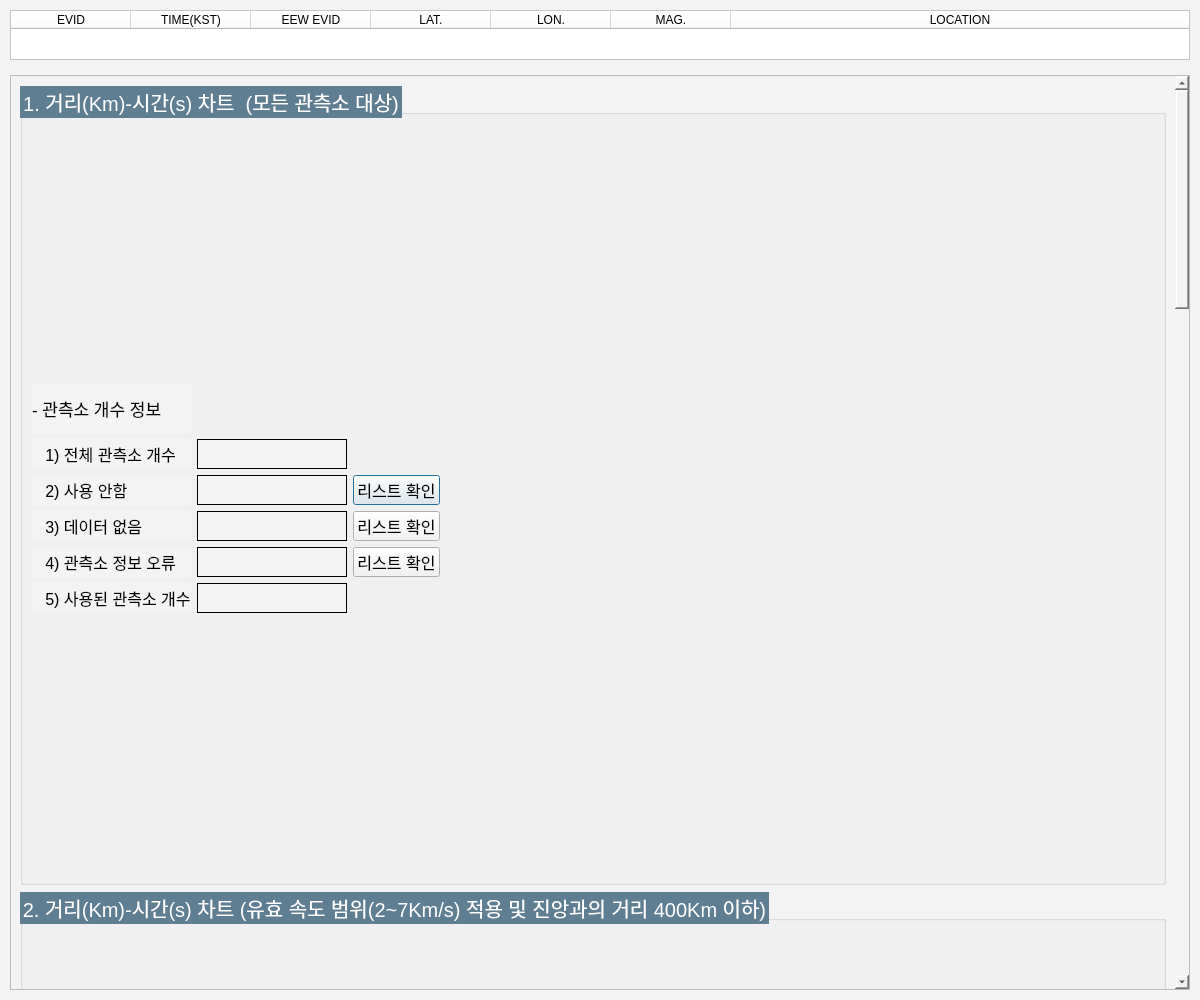
<?xml version="1.0" encoding="UTF-8"?>
<ui version="4.0">
 <class>FILTERSTA</class>
 <widget class="QDialog" name="FILTERSTA">
  <property name="geometry">
   <rect>
    <x>0</x>
    <y>0</y>
    <width>1200</width>
    <height>1000</height>
   </rect>
  </property>
  <property name="windowTitle">
   <string>RTICOM2 OVP - 관측소 필터 과정</string>
  </property>
  <property name="styleSheet">
   <string notr="true">background-color: rgb(243, 243, 243);</string>
  </property>
  <layout class="QVBoxLayout" name="verticalLayout">
   <property name="spacing">
    <number>5</number>
   </property>
   <property name="leftMargin">
    <number>10</number>
   </property>
   <property name="topMargin">
    <number>10</number>
   </property>
   <property name="rightMargin">
    <number>10</number>
   </property>
   <property name="bottomMargin">
    <number>10</number>
   </property>
   <item>
    <widget class="QTableWidget" name="eqInfoTB">
     <property name="sizePolicy">
      <sizepolicy hsizetype="Expanding" vsizetype="Fixed">
       <horstretch>0</horstretch>
       <verstretch>0</verstretch>
      </sizepolicy>
     </property>
     <property name="minimumSize">
      <size>
       <width>0</width>
       <height>0</height>
      </size>
     </property>
     <property name="maximumSize">
      <size>
       <width>16777215</width>
       <height>50</height>
      </size>
     </property>
     <property name="styleSheet">
      <string notr="true">background-color: rgb(255, 255, 255);</string>
     </property>
     <property name="verticalScrollBarPolicy">
      <enum>Qt::ScrollBarAlwaysOff</enum>
     </property>
     <property name="horizontalScrollBarPolicy">
      <enum>Qt::ScrollBarAlwaysOff</enum>
     </property>
     <property name="rowCount">
      <number>0</number>
     </property>
     <attribute name="horizontalHeaderDefaultSectionSize">
      <number>120</number>
     </attribute>
     <attribute name="horizontalHeaderStretchLastSection">
      <bool>true</bool>
     </attribute>
     <attribute name="verticalHeaderVisible">
      <bool>false</bool>
     </attribute>
     <attribute name="verticalHeaderStretchLastSection">
      <bool>true</bool>
     </attribute>
     <column>
      <property name="text">
       <string>EVID</string>
      </property>
     </column>
     <column>
      <property name="text">
       <string>TIME(KST)</string>
      </property>
     </column>
     <column>
      <property name="text">
       <string>EEW EVID</string>
      </property>
     </column>
     <column>
      <property name="text">
       <string>LAT.</string>
      </property>
     </column>
     <column>
      <property name="text">
       <string>LON.</string>
      </property>
     </column>
     <column>
      <property name="text">
       <string>MAG.</string>
      </property>
     </column>
     <column>
      <property name="text">
       <string>LOCATION</string>
      </property>
     </column>
    </widget>
   </item>
   <item>
    <spacer name="verticalSpacer">
     <property name="orientation">
      <enum>Qt::Vertical</enum>
     </property>
     <property name="sizeType">
      <enum>QSizePolicy::Fixed</enum>
     </property>
     <property name="sizeHint" stdset="0">
      <size>
       <width>20</width>
       <height>10</height>
      </size>
     </property>
    </spacer>
   </item>
   <item>
    <widget class="QScrollArea" name="scrollArea">
     <property name="verticalScrollBarPolicy">
      <enum>Qt::ScrollBarAlwaysOn</enum>
     </property>
     <property name="widgetResizable">
      <bool>true</bool>
     </property>
     <widget class="QWidget" name="scrollAreaWidgetContents">
      <property name="geometry">
       <rect>
        <x>0</x>
        <y>0</y>
        <width>1164</width>
        <height>3686</height>
       </rect>
      </property>
      <layout class="QVBoxLayout" name="verticalLayout_2">
       <item>
        <widget class="QGroupBox" name="eqGraph1GB">
         <property name="minimumSize">
          <size>
           <width>0</width>
           <height>800</height>
          </size>
         </property>
         <property name="font">
          <font>
           <pointsize>15</pointsize>
           <weight>50</weight>
           <bold>false</bold>
          </font>
         </property>
         <property name="styleSheet">
          <string notr="true">QGroupBox::title
{
	background-color: rgb(96, 126, 146);
	color: rgb(255, 255, 255);
}</string>
         </property>
         <property name="title">
          <string>1. 거리(Km)-시간(s) 차트  (모든 관측소 대상)</string>
         </property>
         <layout class="QVBoxLayout" name="verticalLayout_4">
          <item>
           <layout class="QGridLayout" name="eqStaInfo1LO">
            <item row="2" column="1">
             <widget class="QLabel" name="notUsedLB">
              <property name="minimumSize">
               <size>
                <width>150</width>
                <height>0</height>
               </size>
              </property>
              <property name="maximumSize">
               <size>
                <width>16777215</width>
                <height>30</height>
               </size>
              </property>
              <property name="font">
               <font>
                <pointsize>12</pointsize>
               </font>
              </property>
              <property name="frameShape">
               <enum>QFrame::Box</enum>
              </property>
              <property name="text">
               <string/>
              </property>
              <property name="alignment">
               <set>Qt::AlignCenter</set>
              </property>
             </widget>
            </item>
            <item row="5" column="1">
             <widget class="QLabel" name="used1LB">
              <property name="minimumSize">
               <size>
                <width>150</width>
                <height>0</height>
               </size>
              </property>
              <property name="maximumSize">
               <size>
                <width>16777215</width>
                <height>30</height>
               </size>
              </property>
              <property name="font">
               <font>
                <pointsize>12</pointsize>
                <weight>75</weight>
                <bold>true</bold>
               </font>
              </property>
              <property name="frameShape">
               <enum>QFrame::Box</enum>
              </property>
              <property name="text">
               <string/>
              </property>
              <property name="alignment">
               <set>Qt::AlignCenter</set>
              </property>
             </widget>
            </item>
            <item row="2" column="0">
             <widget class="QLabel" name="label_3">
              <property name="font">
               <font>
                <pointsize>12</pointsize>
               </font>
              </property>
              <property name="text">
               <string>   2) 사용 안함</string>
              </property>
             </widget>
            </item>
            <item row="2" column="3">
             <spacer name="horizontalSpacer">
              <property name="orientation">
               <enum>Qt::Horizontal</enum>
              </property>
              <property name="sizeHint" stdset="0">
               <size>
                <width>40</width>
                <height>20</height>
               </size>
              </property>
             </spacer>
            </item>
            <item row="1" column="1">
             <widget class="QLabel" name="total1LB">
              <property name="minimumSize">
               <size>
                <width>150</width>
                <height>0</height>
               </size>
              </property>
              <property name="maximumSize">
               <size>
                <width>16777215</width>
                <height>30</height>
               </size>
              </property>
              <property name="font">
               <font>
                <pointsize>12</pointsize>
               </font>
              </property>
              <property name="frameShape">
               <enum>QFrame::Box</enum>
              </property>
              <property name="text">
               <string/>
              </property>
              <property name="alignment">
               <set>Qt::AlignCenter</set>
              </property>
             </widget>
            </item>
            <item row="4" column="1">
             <widget class="QLabel" name="nErrorLB">
              <property name="minimumSize">
               <size>
                <width>150</width>
                <height>0</height>
               </size>
              </property>
              <property name="maximumSize">
               <size>
                <width>16777215</width>
                <height>30</height>
               </size>
              </property>
              <property name="font">
               <font>
                <pointsize>12</pointsize>
               </font>
              </property>
              <property name="frameShape">
               <enum>QFrame::Box</enum>
              </property>
              <property name="text">
               <string/>
              </property>
              <property name="alignment">
               <set>Qt::AlignCenter</set>
              </property>
             </widget>
            </item>
            <item row="4" column="0">
             <widget class="QLabel" name="label_6">
              <property name="font">
               <font>
                <pointsize>12</pointsize>
               </font>
              </property>
              <property name="text">
               <string>   4) 관측소 정보 오류</string>
              </property>
             </widget>
            </item>
            <item row="0" column="0">
             <widget class="QLabel" name="label">
              <property name="maximumSize">
               <size>
                <width>16777215</width>
                <height>50</height>
               </size>
              </property>
              <property name="font">
               <font>
                <pointsize>13</pointsize>
                <weight>50</weight>
                <bold>false</bold>
               </font>
              </property>
              <property name="text">
               <string>- 관측소 개수 정보</string>
              </property>
             </widget>
            </item>
            <item row="1" column="0">
             <widget class="QLabel" name="label_2">
              <property name="font">
               <font>
                <pointsize>12</pointsize>
               </font>
              </property>
              <property name="text">
               <string>   1) 전체 관측소 개수</string>
              </property>
             </widget>
            </item>
            <item row="3" column="0">
             <widget class="QLabel" name="label_4">
              <property name="font">
               <font>
                <pointsize>12</pointsize>
               </font>
              </property>
              <property name="text">
               <string>   3) 데이터 없음</string>
              </property>
             </widget>
            </item>
            <item row="3" column="1">
             <widget class="QLabel" name="noDataLB">
              <property name="minimumSize">
               <size>
                <width>150</width>
                <height>0</height>
               </size>
              </property>
              <property name="maximumSize">
               <size>
                <width>16777215</width>
                <height>30</height>
               </size>
              </property>
              <property name="font">
               <font>
                <pointsize>12</pointsize>
               </font>
              </property>
              <property name="frameShape">
               <enum>QFrame::Box</enum>
              </property>
              <property name="text">
               <string/>
              </property>
              <property name="alignment">
               <set>Qt::AlignCenter</set>
              </property>
             </widget>
            </item>
            <item row="5" column="0">
             <widget class="QLabel" name="label_5">
              <property name="font">
               <font>
                <pointsize>12</pointsize>
                <weight>50</weight>
                <bold>false</bold>
               </font>
              </property>
              <property name="text">
               <string>   5) 사용된 관측소 개수</string>
              </property>
             </widget>
            </item>
            <item row="2" column="2">
             <widget class="QPushButton" name="notUsedPB">
              <property name="maximumSize">
               <size>
                <width>16777215</width>
                <height>30</height>
               </size>
              </property>
              <property name="font">
               <font>
                <pointsize>12</pointsize>
               </font>
              </property>
              <property name="text">
               <string>리스트 확인</string>
              </property>
             </widget>
            </item>
            <item row="3" column="2">
             <widget class="QPushButton" name="noDataPB">
              <property name="maximumSize">
               <size>
                <width>16777215</width>
                <height>30</height>
               </size>
              </property>
              <property name="font">
               <font>
                <pointsize>12</pointsize>
               </font>
              </property>
              <property name="text">
               <string>리스트 확인</string>
              </property>
             </widget>
            </item>
            <item row="4" column="2">
             <widget class="QPushButton" name="nErrorPB">
              <property name="maximumSize">
               <size>
                <width>16777215</width>
                <height>30</height>
               </size>
              </property>
              <property name="font">
               <font>
                <pointsize>12</pointsize>
               </font>
              </property>
              <property name="text">
               <string>리스트 확인</string>
              </property>
             </widget>
            </item>
           </layout>
          </item>
          <item>
           <layout class="QVBoxLayout" name="eqGraph1LO"/>
          </item>
         </layout>
        </widget>
       </item>
       <item>
        <widget class="QGroupBox" name="groupBox_2">
         <property name="minimumSize">
          <size>
           <width>0</width>
           <height>950</height>
          </size>
         </property>
         <property name="font">
          <font>
           <pointsize>15</pointsize>
          </font>
         </property>
         <property name="styleSheet">
          <string notr="true">QGroupBox::title
{
	background-color: rgb(96, 126, 146);
	color: rgb(255, 255, 255);
}</string>
         </property>
         <property name="title">
          <string>2. 거리(Km)-시간(s) 차트 (유효 속도 범위(2~7Km/s) 적용 및 진앙과의 거리 400Km 이하)</string>
         </property>
         <layout class="QVBoxLayout" name="verticalLayout_5">
          <item>
           <layout class="QGridLayout" name="eqStaInfo1LO_2">
            <item row="3" column="0">
             <widget class="QLabel" name="label_11">
              <property name="font">
               <font>
                <pointsize>12</pointsize>
               </font>
              </property>
              <property name="text">
               <string>   3) 유효 속도범위 밖</string>
              </property>
             </widget>
            </item>
            <item row="6" column="0">
             <widget class="QLabel" name="label_8">
              <property name="maximumSize">
               <size>
                <width>16777215</width>
                <height>50</height>
               </size>
              </property>
              <property name="font">
               <font>
                <pointsize>13</pointsize>
                <weight>50</weight>
                <bold>false</bold>
               </font>
              </property>
              <property name="text">
               <string>- 선형 회귀 결과</string>
              </property>
             </widget>
            </item>
            <item row="2" column="1">
             <widget class="QLabel" name="overDistLB">
              <property name="minimumSize">
               <size>
                <width>150</width>
                <height>0</height>
               </size>
              </property>
              <property name="maximumSize">
               <size>
                <width>16777215</width>
                <height>30</height>
               </size>
              </property>
              <property name="font">
               <font>
                <pointsize>12</pointsize>
               </font>
              </property>
              <property name="frameShape">
               <enum>QFrame::Box</enum>
              </property>
              <property name="text">
               <string/>
              </property>
              <property name="alignment">
               <set>Qt::AlignCenter</set>
              </property>
             </widget>
            </item>
            <item row="1" column="1">
             <widget class="QLabel" name="total2LB">
              <property name="minimumSize">
               <size>
                <width>150</width>
                <height>0</height>
               </size>
              </property>
              <property name="maximumSize">
               <size>
                <width>16777215</width>
                <height>30</height>
               </size>
              </property>
              <property name="font">
               <font>
                <pointsize>12</pointsize>
               </font>
              </property>
              <property name="frameShape">
               <enum>QFrame::Box</enum>
              </property>
              <property name="text">
               <string/>
              </property>
              <property name="alignment">
               <set>Qt::AlignCenter</set>
              </property>
             </widget>
            </item>
            <item row="1" column="0">
             <widget class="QLabel" name="label_10">
              <property name="font">
               <font>
                <pointsize>12</pointsize>
               </font>
              </property>
              <property name="text">
               <string>   1) 전체 관측소 개수</string>
              </property>
             </widget>
            </item>
            <item row="7" column="0">
             <widget class="QLabel" name="label_19">
              <property name="font">
               <font>
                <pointsize>12</pointsize>
               </font>
              </property>
              <property name="text">
               <string>   1) slope</string>
              </property>
             </widget>
            </item>
            <item row="2" column="2">
             <widget class="QPushButton" name="overDistPB">
              <property name="maximumSize">
               <size>
                <width>16777215</width>
                <height>30</height>
               </size>
              </property>
              <property name="font">
               <font>
                <pointsize>12</pointsize>
               </font>
              </property>
              <property name="text">
               <string>리스트 확인</string>
              </property>
             </widget>
            </item>
            <item row="8" column="0">
             <widget class="QLabel" name="label_20">
              <property name="font">
               <font>
                <pointsize>12</pointsize>
               </font>
              </property>
              <property name="text">
               <string>   2) Intercept</string>
              </property>
             </widget>
            </item>
            <item row="4" column="1">
             <widget class="QLabel" name="used2LB">
              <property name="minimumSize">
               <size>
                <width>150</width>
                <height>0</height>
               </size>
              </property>
              <property name="maximumSize">
               <size>
                <width>16777215</width>
                <height>30</height>
               </size>
              </property>
              <property name="font">
               <font>
                <pointsize>12</pointsize>
                <weight>75</weight>
                <bold>true</bold>
               </font>
              </property>
              <property name="frameShape">
               <enum>QFrame::Box</enum>
              </property>
              <property name="text">
               <string/>
              </property>
              <property name="alignment">
               <set>Qt::AlignCenter</set>
              </property>
             </widget>
            </item>
            <item row="2" column="0">
             <widget class="QLabel" name="label_7">
              <property name="font">
               <font>
                <pointsize>12</pointsize>
               </font>
              </property>
              <property name="text">
               <string>   2) 진앙과의 거리 400Km 초과</string>
              </property>
             </widget>
            </item>
            <item row="0" column="0">
             <widget class="QLabel" name="label_9">
              <property name="maximumSize">
               <size>
                <width>16777215</width>
                <height>50</height>
               </size>
              </property>
              <property name="font">
               <font>
                <pointsize>13</pointsize>
                <weight>50</weight>
                <bold>false</bold>
               </font>
              </property>
              <property name="text">
               <string>- 관측소 개수 정보</string>
              </property>
             </widget>
            </item>
            <item row="3" column="1">
             <widget class="QLabel" name="overMaxMinRangeLB">
              <property name="minimumSize">
               <size>
                <width>150</width>
                <height>0</height>
               </size>
              </property>
              <property name="maximumSize">
               <size>
                <width>16777215</width>
                <height>30</height>
               </size>
              </property>
              <property name="font">
               <font>
                <pointsize>12</pointsize>
               </font>
              </property>
              <property name="frameShape">
               <enum>QFrame::Box</enum>
              </property>
              <property name="text">
               <string/>
              </property>
              <property name="alignment">
               <set>Qt::AlignCenter</set>
              </property>
             </widget>
            </item>
            <item row="9" column="0">
             <widget class="QLabel" name="label_21">
              <property name="font">
               <font>
                <pointsize>12</pointsize>
               </font>
              </property>
              <property name="text">
               <string>   3) coefficient</string>
              </property>
             </widget>
            </item>
            <item row="3" column="2">
             <widget class="QPushButton" name="overMaxMinRangePB">
              <property name="maximumSize">
               <size>
                <width>16777215</width>
                <height>30</height>
               </size>
              </property>
              <property name="font">
               <font>
                <pointsize>12</pointsize>
               </font>
              </property>
              <property name="text">
               <string>리스트 확인</string>
              </property>
             </widget>
            </item>
            <item row="2" column="3">
             <spacer name="horizontalSpacer_2">
              <property name="orientation">
               <enum>Qt::Horizontal</enum>
              </property>
              <property name="sizeHint" stdset="0">
               <size>
                <width>40</width>
                <height>20</height>
               </size>
              </property>
             </spacer>
            </item>
            <item row="4" column="0">
             <widget class="QLabel" name="label_12">
              <property name="font">
               <font>
                <pointsize>12</pointsize>
                <weight>50</weight>
                <bold>false</bold>
               </font>
              </property>
              <property name="text">
               <string>   4) 사용된 관측소 개수</string>
              </property>
             </widget>
            </item>
            <item row="5" column="0">
             <spacer name="verticalSpacer_2">
              <property name="orientation">
               <enum>Qt::Vertical</enum>
              </property>
              <property name="sizeType">
               <enum>QSizePolicy::Fixed</enum>
              </property>
              <property name="sizeHint" stdset="0">
               <size>
                <width>20</width>
                <height>10</height>
               </size>
              </property>
             </spacer>
            </item>
            <item row="10" column="0">
             <widget class="QLabel" name="label_22">
              <property name="font">
               <font>
                <pointsize>12</pointsize>
                <weight>75</weight>
                <bold>true</bold>
               </font>
              </property>
              <property name="text">
               <string>   4) PGA Velocity</string>
              </property>
             </widget>
            </item>
            <item row="7" column="1">
             <widget class="QLabel" name="slope1LB">
              <property name="maximumSize">
               <size>
                <width>16777215</width>
                <height>30</height>
               </size>
              </property>
              <property name="font">
               <font>
                <pointsize>12</pointsize>
               </font>
              </property>
              <property name="frameShape">
               <enum>QFrame::Box</enum>
              </property>
              <property name="text">
               <string/>
              </property>
              <property name="alignment">
               <set>Qt::AlignCenter</set>
              </property>
             </widget>
            </item>
            <item row="8" column="1">
             <widget class="QLabel" name="intercept1LB">
              <property name="maximumSize">
               <size>
                <width>16777215</width>
                <height>30</height>
               </size>
              </property>
              <property name="font">
               <font>
                <pointsize>12</pointsize>
               </font>
              </property>
              <property name="frameShape">
               <enum>QFrame::Box</enum>
              </property>
              <property name="text">
               <string/>
              </property>
              <property name="alignment">
               <set>Qt::AlignCenter</set>
              </property>
             </widget>
            </item>
            <item row="9" column="1">
             <widget class="QLabel" name="coeff1LB">
              <property name="maximumSize">
               <size>
                <width>16777215</width>
                <height>30</height>
               </size>
              </property>
              <property name="font">
               <font>
                <pointsize>12</pointsize>
               </font>
              </property>
              <property name="frameShape">
               <enum>QFrame::Box</enum>
              </property>
              <property name="text">
               <string/>
              </property>
              <property name="alignment">
               <set>Qt::AlignCenter</set>
              </property>
             </widget>
            </item>
            <item row="10" column="1">
             <widget class="QLabel" name="pgaVel1LB">
              <property name="maximumSize">
               <size>
                <width>16777215</width>
                <height>30</height>
               </size>
              </property>
              <property name="font">
               <font>
                <pointsize>12</pointsize>
                <weight>75</weight>
                <bold>true</bold>
               </font>
              </property>
              <property name="frameShape">
               <enum>QFrame::Box</enum>
              </property>
              <property name="text">
               <string/>
              </property>
              <property name="alignment">
               <set>Qt::AlignCenter</set>
              </property>
             </widget>
            </item>
           </layout>
          </item>
          <item>
           <layout class="QVBoxLayout" name="eqGraph2LO"/>
          </item>
         </layout>
        </widget>
       </item>
       <item>
        <widget class="QGroupBox" name="groupBox_3">
         <property name="minimumSize">
          <size>
           <width>0</width>
           <height>950</height>
          </size>
         </property>
         <property name="font">
          <font>
           <pointsize>15</pointsize>
          </font>
         </property>
         <property name="styleSheet">
          <string notr="true">QGroupBox::title
{
	background-color: rgb(96, 126, 146);
	color: rgb(255, 255, 255);
}</string>
         </property>
         <property name="title">
          <string>3. 거리(Km)-시간(s) 차트 (표준편차(±3) 적용)</string>
         </property>
         <layout class="QVBoxLayout" name="verticalLayout_7">
          <item>
           <layout class="QGridLayout" name="eqStaInfo1LO_3">
            <item row="5" column="0">
             <widget class="QLabel" name="label_14">
              <property name="maximumSize">
               <size>
                <width>16777215</width>
                <height>50</height>
               </size>
              </property>
              <property name="font">
               <font>
                <pointsize>13</pointsize>
                <weight>50</weight>
                <bold>false</bold>
               </font>
              </property>
              <property name="text">
               <string>- 선형 회귀 결과</string>
              </property>
             </widget>
            </item>
            <item row="3" column="0">
             <widget class="QLabel" name="label_18">
              <property name="font">
               <font>
                <pointsize>12</pointsize>
                <weight>50</weight>
                <bold>false</bold>
               </font>
              </property>
              <property name="text">
               <string>   3) 사용된 관측소 개수</string>
              </property>
             </widget>
            </item>
            <item row="2" column="2">
             <widget class="QPushButton" name="overSDPB">
              <property name="maximumSize">
               <size>
                <width>16777215</width>
                <height>30</height>
               </size>
              </property>
              <property name="font">
               <font>
                <pointsize>12</pointsize>
               </font>
              </property>
              <property name="text">
               <string>리스트 확인</string>
              </property>
             </widget>
            </item>
            <item row="9" column="0">
             <widget class="QLabel" name="label_25">
              <property name="font">
               <font>
                <pointsize>12</pointsize>
                <weight>75</weight>
                <bold>true</bold>
               </font>
              </property>
              <property name="text">
               <string>   4) PGA Velocity</string>
              </property>
             </widget>
            </item>
            <item row="2" column="3">
             <spacer name="horizontalSpacer_3">
              <property name="orientation">
               <enum>Qt::Horizontal</enum>
              </property>
              <property name="sizeHint" stdset="0">
               <size>
                <width>40</width>
                <height>20</height>
               </size>
              </property>
             </spacer>
            </item>
            <item row="1" column="1">
             <widget class="QLabel" name="total3LB">
              <property name="minimumSize">
               <size>
                <width>150</width>
                <height>0</height>
               </size>
              </property>
              <property name="maximumSize">
               <size>
                <width>16777215</width>
                <height>30</height>
               </size>
              </property>
              <property name="font">
               <font>
                <pointsize>12</pointsize>
               </font>
              </property>
              <property name="frameShape">
               <enum>QFrame::Box</enum>
              </property>
              <property name="text">
               <string/>
              </property>
              <property name="alignment">
               <set>Qt::AlignCenter</set>
              </property>
             </widget>
            </item>
            <item row="2" column="1">
             <widget class="QLabel" name="overSDLB">
              <property name="minimumSize">
               <size>
                <width>150</width>
                <height>0</height>
               </size>
              </property>
              <property name="maximumSize">
               <size>
                <width>16777215</width>
                <height>30</height>
               </size>
              </property>
              <property name="font">
               <font>
                <pointsize>12</pointsize>
               </font>
              </property>
              <property name="frameShape">
               <enum>QFrame::Box</enum>
              </property>
              <property name="text">
               <string/>
              </property>
              <property name="alignment">
               <set>Qt::AlignCenter</set>
              </property>
             </widget>
            </item>
            <item row="3" column="1">
             <widget class="QLabel" name="used3LB">
              <property name="minimumSize">
               <size>
                <width>150</width>
                <height>0</height>
               </size>
              </property>
              <property name="maximumSize">
               <size>
                <width>16777215</width>
                <height>30</height>
               </size>
              </property>
              <property name="font">
               <font>
                <pointsize>12</pointsize>
                <weight>75</weight>
                <bold>true</bold>
               </font>
              </property>
              <property name="frameShape">
               <enum>QFrame::Box</enum>
              </property>
              <property name="text">
               <string/>
              </property>
              <property name="alignment">
               <set>Qt::AlignCenter</set>
              </property>
             </widget>
            </item>
            <item row="6" column="0">
             <widget class="QLabel" name="label_17">
              <property name="font">
               <font>
                <pointsize>12</pointsize>
               </font>
              </property>
              <property name="text">
               <string>   1) slope</string>
              </property>
             </widget>
            </item>
            <item row="8" column="0">
             <widget class="QLabel" name="label_24">
              <property name="font">
               <font>
                <pointsize>12</pointsize>
               </font>
              </property>
              <property name="text">
               <string>   3) coefficient</string>
              </property>
             </widget>
            </item>
            <item row="1" column="0">
             <widget class="QLabel" name="label_16">
              <property name="font">
               <font>
                <pointsize>12</pointsize>
               </font>
              </property>
              <property name="text">
               <string>   1) 전체 관측소 개수</string>
              </property>
             </widget>
            </item>
            <item row="7" column="0">
             <widget class="QLabel" name="label_23">
              <property name="font">
               <font>
                <pointsize>12</pointsize>
               </font>
              </property>
              <property name="text">
               <string>   2) Intercept</string>
              </property>
             </widget>
            </item>
            <item row="0" column="0">
             <widget class="QLabel" name="label_15">
              <property name="maximumSize">
               <size>
                <width>16777215</width>
                <height>50</height>
               </size>
              </property>
              <property name="font">
               <font>
                <pointsize>13</pointsize>
                <weight>50</weight>
                <bold>false</bold>
               </font>
              </property>
              <property name="text">
               <string>- 관측소 개수 정보</string>
              </property>
             </widget>
            </item>
            <item row="2" column="0">
             <widget class="QLabel" name="label_13">
              <property name="font">
               <font>
                <pointsize>12</pointsize>
               </font>
              </property>
              <property name="text">
               <string>   2) 표준편차 범위 밖</string>
              </property>
             </widget>
            </item>
            <item row="4" column="0">
             <spacer name="verticalSpacer_3">
              <property name="orientation">
               <enum>Qt::Vertical</enum>
              </property>
              <property name="sizeType">
               <enum>QSizePolicy::Fixed</enum>
              </property>
              <property name="sizeHint" stdset="0">
               <size>
                <width>20</width>
                <height>10</height>
               </size>
              </property>
             </spacer>
            </item>
            <item row="6" column="1">
             <widget class="QLabel" name="slope2LB">
              <property name="maximumSize">
               <size>
                <width>16777215</width>
                <height>30</height>
               </size>
              </property>
              <property name="font">
               <font>
                <pointsize>12</pointsize>
               </font>
              </property>
              <property name="frameShape">
               <enum>QFrame::Box</enum>
              </property>
              <property name="text">
               <string/>
              </property>
              <property name="alignment">
               <set>Qt::AlignCenter</set>
              </property>
             </widget>
            </item>
            <item row="7" column="1">
             <widget class="QLabel" name="intercept2LB">
              <property name="maximumSize">
               <size>
                <width>16777215</width>
                <height>30</height>
               </size>
              </property>
              <property name="font">
               <font>
                <pointsize>12</pointsize>
               </font>
              </property>
              <property name="frameShape">
               <enum>QFrame::Box</enum>
              </property>
              <property name="text">
               <string/>
              </property>
              <property name="alignment">
               <set>Qt::AlignCenter</set>
              </property>
             </widget>
            </item>
            <item row="8" column="1">
             <widget class="QLabel" name="coeff2LB">
              <property name="maximumSize">
               <size>
                <width>16777215</width>
                <height>30</height>
               </size>
              </property>
              <property name="font">
               <font>
                <pointsize>12</pointsize>
               </font>
              </property>
              <property name="frameShape">
               <enum>QFrame::Box</enum>
              </property>
              <property name="text">
               <string/>
              </property>
              <property name="alignment">
               <set>Qt::AlignCenter</set>
              </property>
             </widget>
            </item>
            <item row="9" column="1">
             <widget class="QLabel" name="pgaVel2LB">
              <property name="maximumSize">
               <size>
                <width>16777215</width>
                <height>30</height>
               </size>
              </property>
              <property name="font">
               <font>
                <pointsize>12</pointsize>
                <weight>75</weight>
                <bold>true</bold>
               </font>
              </property>
              <property name="frameShape">
               <enum>QFrame::Box</enum>
              </property>
              <property name="text">
               <string/>
              </property>
              <property name="alignment">
               <set>Qt::AlignCenter</set>
              </property>
             </widget>
            </item>
           </layout>
          </item>
          <item>
           <layout class="QVBoxLayout" name="eqGraph3LO"/>
          </item>
         </layout>
        </widget>
       </item>
       <item>
        <widget class="QGroupBox" name="pgaGB">
         <property name="minimumSize">
          <size>
           <width>0</width>
           <height>950</height>
          </size>
         </property>
         <property name="font">
          <font>
           <pointsize>15</pointsize>
          </font>
         </property>
         <property name="styleSheet">
          <string notr="true">QGroupBox::title
{
	background-color: rgb(96, 126, 146);
	color: rgb(255, 255, 255);
}</string>
         </property>
         <property name="title">
          <string>4. PGA Waveform</string>
         </property>
         <layout class="QVBoxLayout" name="verticalLayout_6">
          <item>
           <layout class="QVBoxLayout" name="pgaChartLO"/>
          </item>
         </layout>
        </widget>
       </item>
      </layout>
     </widget>
    </widget>
   </item>
  </layout>
 </widget>
 <resources/>
 <connections/>
</ui>
